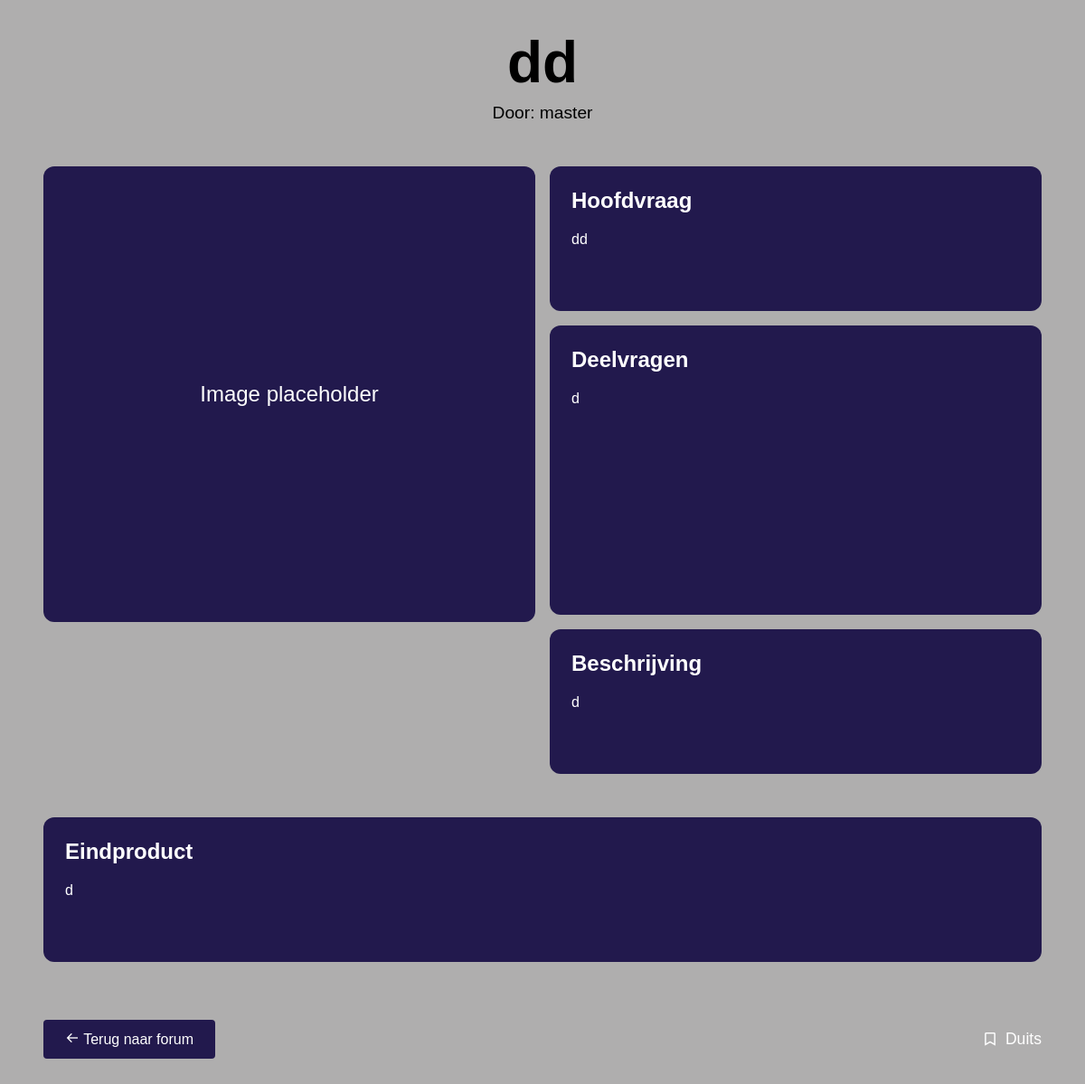
The page /fullcard/2 on the database its author committed.
### models.py (models this page shows, shortened)
class Todo(db.Model):
    id = db.Column(db.Integer, primary_key=True)
    date_created = db.Column(db.DateTime(timezone=True), default=lambda: datetime.now(timezone.utc))
    likes = db.Column(db.Integer, default=0)
    name = db.Column(db.String(100), nullable=False)
    title = db.Column(db.String(100), nullable=False)
    main_question = db.Column(db.String(200), nullable=False)
    sub_questions = db.Column(db.String(500), nullable=False)
    description = db.Column(db.Text, nullable=False)
    end_product = db.Column(db.Text, nullable=False)
    category = db.Column(db.String(50), nullable=False)
    image = db.Column(db.String(100), nullable=True)
    approved = db.Column(db.Boolean, default=False)
    author_id = db.Column(db.Integer, db.ForeignKey('user.id'), nullable=False)

### app.py (the view)
@app.route('/fullcard/<int:id>', methods=['GET'])
def fullcard(id):
    task = Todo.query.get_or_404(id)
    if not task.approved and not (current_user.is_authenticated and current_user.is_admin):
        flash('This challenge is not approved yet')
        return redirect(url_for('forum'))
    return render_template('fullcard.html', task=task)

### templates/fullcard.html (shortened to what this page needs)
{% extends 'base.html' %} {% block head %} {{ super() }}
<link
  rel="stylesheet"
  href="{{ url_for('static', filename='css/fullcard.css') }}"
/>
<link
  href="https://unpkg.com/boxicons@2.1.4/css/boxicons.min.css"
  rel="stylesheet"
/>
{% endblock %} {% block body %}
<div class="content">
  <div class="card-header">
    <h2 class="title">{{ task.title }}</h2>
    <p class="author">Door: {{ task.name }}</p>
  </div>
  <div class="main-content">
    <div class="main-grid">
      <div class="left-section">
        {% if task.image %}
        <div class="task-image">
          <img
            src="{{ url_for('static', filename='uploads/' + task.image) }}"
            alt="Challenge afbeelding"
          />
        </div>
        {% else %}
        <div class="task-image">
          <span class="placeholder-text">Image placeholder</span>
        </div>
        {% endif %}
      </div>
      <div class="right-section">
        <div class="headquestion">
          <h3>Hoofdvraag</h3>
          <p>{{ task.main_question }}</p>
        </div>
        <div class="sub-questions">
          <h3>Deelvragen</h3>
          <p>{{ task.sub_questions }}</p>
        </div>
        <div class="information">
          <h3>Beschrijving</h3>
          <p>{{ task.description }}</p>
        </div>
      </div>
      <div class="bottom-section">
        <div class="endproduct">
          <h3>Eindproduct</h3>
          <p>{{ task.end_product }}</p>
        </div>
      </div>
    </div>
  </div>
  <div class="card-footer">
    <div class="action-buttons">
      <a href="{{ url_for('forum') }}" class="forum-button">
        <i class="bx bx-arrow-back"></i> Terug naar forum
      </a>
    </div>
    <div class="category">
      <i class="bx bx-bookmark"></i> {{ task.category }}
    </div>
  </div>
</div>
{% endblock %}

### static/css/base.css (style rules this page uses)
:root { --color-primary: #4c2178; --color-secondary: #383838; --color-accent: #d42b87; --color-background: #22194d; --color-text: #010101; }
body { background-color: var(--color-background); color: var(--color-text); }
* { box-sizing: border-box; margin: 0; padding: 0; }

### static/css/main.css (style rules this page uses)
body { margin: 0; font-family: sans-serif; }

### static/css/fullcard.css (style rules this page uses)
:root { --primary: #22194d; --secondary: #4f4f4f; --accent: #d42b87; --success: #28a745; --danger: #dc3545; --text-light: #ffffff; }
.content { min-height: 75vh; padding: 2rem; background-color: #afaeae; width: 100%; margin: 0 auto; }
.card-header { text-align: center; margin-bottom: 2rem; }
.title { font-size: 4rem; color: black; margin-bottom: 0.5rem; }
.author { font-size: 1.2rem; color: black; }
.main-content { max-width: 1400px; margin: 0 auto; padding: 1rem; }
.main-grid { display: grid; grid-template-columns: 1fr 1fr; gap: 1rem; }
.left-section { grid-row: 1 / 3; }
.right-section { display: grid; grid-template-rows: repeat(3, auto); gap: 1rem; }
.bottom-section { grid-column: 1 / -1; }
.task-image { background-color: #22194d; border-radius: 12px; overflow: hidden; display: flex; align-items: center; justify-content: center; width: 100%; height: 63vh; position: relative; }
.placeholder-text { color: white; font-size: 1.5rem; }
.headquestion, .sub-questions, .information { background-color: #22194d; border-radius: 12px; padding: 1.5rem; color: white; height: 20vh; overflow-y: auto; word-wrap: break-word; word-break: break-word; white-space: normal; }
.sub-questions { display: flex; flex-direction: column; height: 40vh; }
.endproduct { background-color: #22194d; border-radius: 12px; padding: 1.5rem; color: white; margin-top: 1rem; grid-column: 1 / -1; min-height: 20vh; word-wrap: break-word; word-break: break-word; white-space: normal; }
.information { display: flex; flex-direction: column; height: 20vh; justify-content: left; align-items: left; }
.headquestion h3, .sub-questions h3, .information h3, .endproduct h3 { font-size: 1.5rem; margin-bottom: 1rem; color: white; }
.headquestion p, .sub-questions p, .information p, .endproduct p { line-height: 1.6; margin: 0; word-wrap: break-word; word-break: break-word; white-space: normal; max-width: 100%; }
.card-footer { max-width: 1400px; margin: 2rem auto 0; padding: 1rem; display: flex; justify-content: space-between; align-items: center; flex-wrap: wrap; gap: 1rem; }
.action-buttons { display: flex; gap: 1rem; }
.forum-button { background-color: var(--primary); color: var(--text-light); padding: 0.75rem 1.5rem; border: none; border-radius: 4px; text-decoration: none; transition: background-color 0.2s; }
.category { font-size: 1.1rem; color: #ffffff; display: flex; align-items: center; gap: 0.5rem; }

### rows shown on the page
Todo: title "dd", name "master", main_question "dd", sub_questions "d", description "d", end_product "d", category "Duits"
